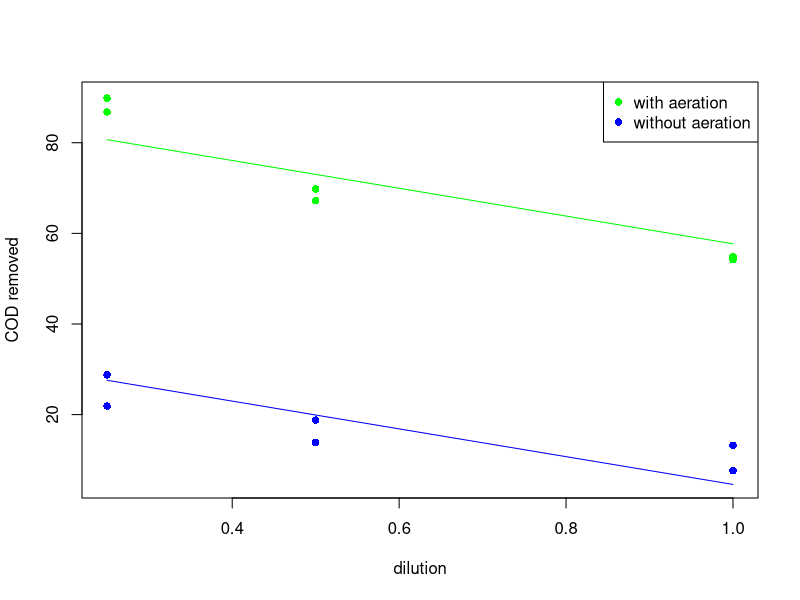

The R script that drew this image:

CODdata <- read.table('CODremoval.txt', header=TRUE, dec=',')

#Try to make meaningful 2D plots using plot, points and line functionsx 

# x <- CODdata[,2]
# y <- CODdata[,3]

# a <- x[seq(1,length(x),2)]
# b <- y[seq(1,length(y),2)]

# plot(a,b,col='red')


x1 <- CODdata$Aeration # call the columns by name
x2 <- CODdata$Dilution
y <- CODdata$COD

i0 <- which(x1==0) # more effective way to isolate rows in this case
i1 <- which(x1==1)

plot(x2[i1],y[i1], col='green',  xlab='dilution',ylab='COD removed', ylim=c(5,90), pch=16)
# to plot all x2s and ys whose value is 1 in column x1.
# pch = point size

points(points(x2[i0],y[i0],pch=16,col='blue'))
legend('topright',c('with aeration','without aeration'),
       pch=16,col=c('green','blue'))

# TO fit a plane in 2D (i.e. a line) of this data set
# COD = a + b*Aeration + c*Dilution, i.e. y = a + b*x1 + c*x2

lin.model <- lm(COD~Aeration+Dilution,data=CODdata)
print(summary(lin.model))

yfitted <- predict(lin.model)

lines(x2[i1],yfitted[i1], col='green')
lines(x2[i0],yfitted[i0], col='blue')
# the problem with this is that the points are not in order, causing line to double back on itself
# this can be avoided by 
# ordering them in the first place, via order function
# syntax: name <- order(w.r.t. which column)
# use: dataset_new <- [name,]

# OR 
# abc <- coefficients(lin.model)
# xx2 <- c(0,1)
# yy2 <- abc[1]+abc[2]*0+abc[3]*xx2
# lines(xx2, yy2, col='green')
# yy3 <- abc[1]+abc[2]+abc[3]*xx2
# lines(xx2,yy3)


